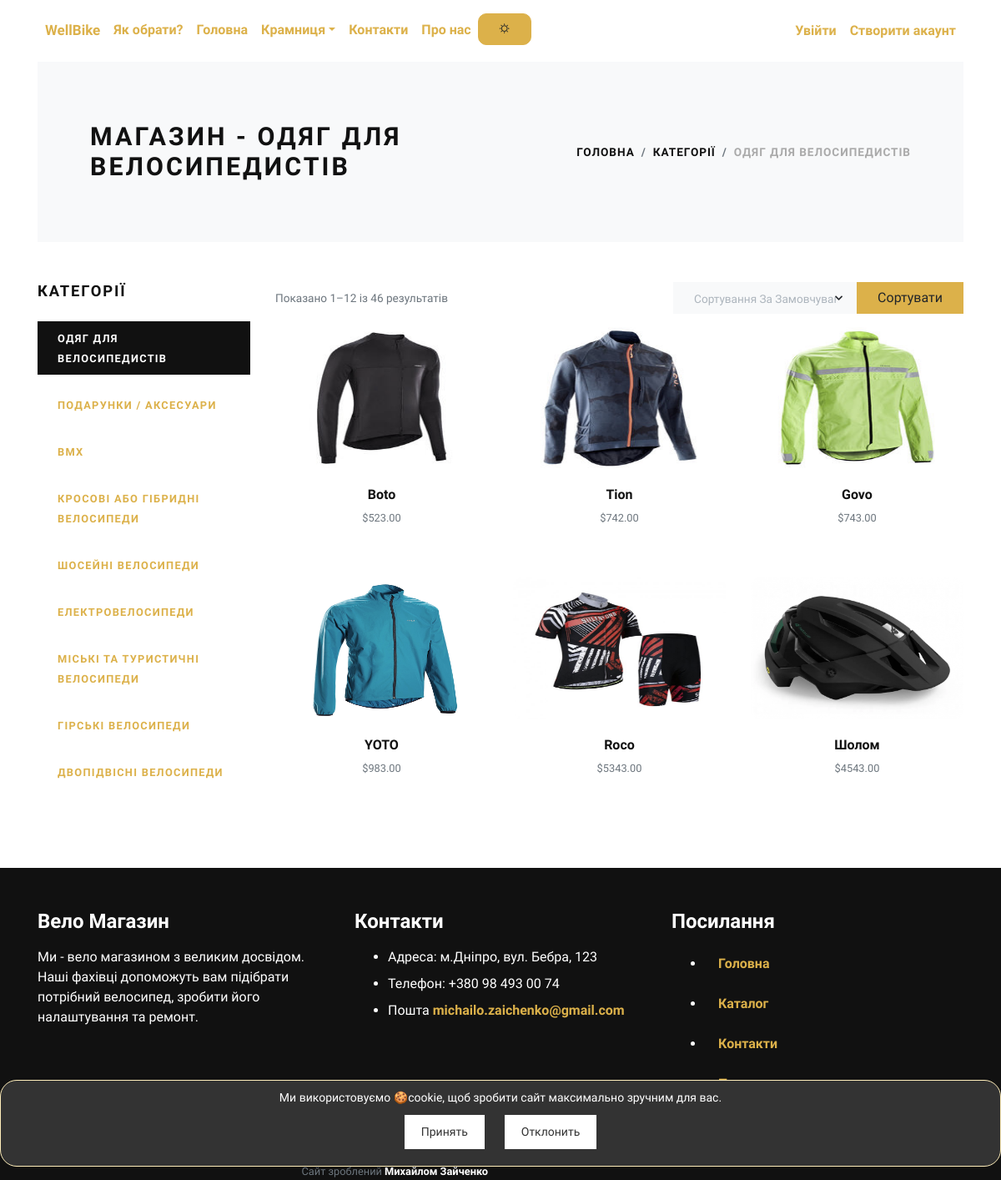
The app's page /velosipedna-odezha/ with its own data.
### store/models.py (models this page shows, shortened)
class Category(models.Model):
    title = models.CharField(max_length=50, verbose_name="Category Title")
    slug = models.SlugField(max_length=55, verbose_name="Category Slug")
    description = models.TextField(blank=True, verbose_name="Category Description")
    category_image = models.ImageField(upload_to='category', blank=True, null=True, verbose_name="Category Image")
    is_active = models.BooleanField(verbose_name="Is Active?")
    is_featured = models.BooleanField(verbose_name="Is Featured?")
    created_at = models.DateTimeField(auto_now_add=True, verbose_name="Created Date")
    updated_at = models.DateTimeField(auto_now=True, verbose_name="Updated Date")
    class Meta:
        verbose_name_plural = 'Categories'
        ordering = ('-created_at', )

class Product(models.Model):
    title = models.CharField(max_length=150, verbose_name="Product Title")
    slug = models.SlugField(max_length=160, verbose_name="Product Slug")
    sku = models.CharField(max_length=255, unique=True, verbose_name="Unique Product ID (SKU)")
    short_description = models.TextField(verbose_name="Short Description")
    detail_description = models.TextField(blank=True, null=True, verbose_name="Detail Description")
    product_image = models.ImageField(upload_to='product', blank=True, null=True, verbose_name="Product Image")
    price = models.DecimalField(max_digits=8, decimal_places=2)
    category = models.ForeignKey(Category, verbose_name="Product Categoy", on_delete=models.CASCADE)
    is_active = models.BooleanField(verbose_name="Is Active?")
    is_featured = models.BooleanField(verbose_name="Is Featured?")
    created_at = models.DateTimeField(auto_now_add=True, verbose_name="Created Date")
    updated_at = models.DateTimeField(auto_now=True, verbose_name="Updated Date")
    class Meta:
        verbose_name_plural = 'Products'
        ordering = ('-created_at', )

### store/views.py (the view)
# urls.py: path('<slug:slug>/', views.category_products, name="category-products"),
def category_products(request, slug):
    category = get_object_or_404(Category, slug=slug)
    products = Product.objects.filter(is_active=True, category=category)
    if request.method == 'POST':
        sort_order = request.POST.get('sort_order')
        if sort_order == 'price_low_to_high':
            products = products.order_by('price')
        elif sort_order == 'price_high_to_low':
            products = products.order_by('-price')
        elif sort_order == 'defalt':
            products = products.order_by('id')
    else:
        products = products.order_by('id')
    categories = Category.objects.filter(is_active=True)
    count_of_products = Product.objects.all().count()
    your_account = request.user
    context = {
        'category': category,
        'products': products,
        'categories': categories,
        'count_of_products': count_of_products,
        'your_account': your_account,
    }
    return render(request, 'store/category_products.html', context)

### store/context_preprocessors.py (called while the page is built)
def store_menu(request):
    categories = Category.objects.filter(is_active=True)
    context = {
        'categories_menu': categories,
    }
    return context

def cart_menu(request):
    if request.user.is_authenticated:
        cart_items= Cart.objects.filter(user=request.user)
        context = {
            'cart_items': cart_items,
        }
    else:
        context = {}
    return context

### store/templates/store/category_products.html (shortened to what this page needs)
{% extends 'base.html' %}
{% load static %}
{% block head %}
    <link href="{% static 'css/sorting.css' %}" rel="stylesheet" type="text/css">
{% endblock %}
{% block content %}
    <div class="container">
        <section class="py-5 bg-light">
            <div class="container">
                <div class="row px-4 px-lg-5 py-lg-4 align-items-center">
                    <div class="col-lg-6">
                        <h1 class="h2 text-uppercase mb-0 text-dark">Магазин - {{ category.title }}</h1>
                    </div>
                    <div class="col-lg-6 text-lg-right">
                        <nav aria-label="breadcrumb">
                            <ol class="breadcrumb justify-content-lg-end mb-0 px-0">
                                <li class="breadcrumb-item"><a href="{% url 'store:home' %}">Головна</a></li>
                                <li class="breadcrumb-item"><a href="{% url 'store:all-categories' %}">Категорії</a>
                                </li>
                                <li class="breadcrumb-item active" aria-current="page">{{ category.title }}</li>
                            </ol>
                        </nav>
                    </div>
                </div>
            </div>
        </section>
        <section class="py-5">
            <div class="container p-0">
                <div class="row">
                    <div class="col-lg-3 order-2 order-lg-1">
                        <h5 class="text-uppercase mb-4">Категорії</h5>
                            {% if categories %}
                                {% for cat in categories %}
                                    <a href="{% url 'store:category-products' cat.slug %}">
                                        <div class="py-2 px-4 {% if category == cat %}bg-dark text-white {% endif %} mb-3">
                                            <strong class="small text-uppercase font-weight-bold">{{ cat.title }}</strong>
                                        </div>
                                    </a>
                                {% endfor %}
                            {% endif %}
                    </div>
                    <div class="col-lg-9 order-1 order-lg-2 mb-5 mb-lg-0">
                        <div class="row mb-3 align-items-center">
                            <div class="col-lg-6 mb-2 mb-lg-0">
                                <p class="text-small text-muted mb-0">Показано 1–12 із {{ count_of_products }}
                                    результатів</p>
                            </div>
                            <div class="col-lg-6">
                                <ul class="list-inline d-flex align-items-center justify-content-lg-end mb-0">
                                    <li class="list-inline-item">
                                        <form method="post" class="d-flex align-items-center">
                                            <button type="submit" class="btn btn-primary">Сортувати</button>
                                        </form>
                                    </li>
                                </ul>
                            </div>
                        </div>
                        <div class="row">
                            {% if products %}
                                {% for product in products %}
                                    <div class="col-lg-4 col-sm-6" style="height: 300px">
                                        <div class="product text-center">
                                            <div class="mb-3 position-relative">
                                                <a class="d-block" style="min-height: 150px; margin-bottom: 5px;" href=
                                                        "{% url 'store:product-detail' product.slug %}">
                                                    {% if product.product_image %}
                                                        <img class="img-fluid w-100"
                                                             style="min-height: 130px; max-height: 170px; margin-bottom: 5px;"
                                                             src="{{ product.product_image.url }}"
                                                             alt="{{ product.title }}">
                                                    {% else %}
                                                        <img class="img-fluid w-100"
                                                             style="min-height: 130px; max-height: 170px; margin-bottom: 5px;"
                                                             src="{% static 'img/not_img.png' %}"
                                                             alt="{{ product.title }}">
                                                    {% endif %}
                                                </a>
                                            </div>
                                            <h6><a class="reset-anchor"
                                                   href="{% url 'store:product-detail' product.slug %}">{{ product.title }}</a>
                                            </h6>
                                            <p class="small text-muted">${{ product.price }}</p>
                                        </div>
                                    </div>
                                {% endfor %}
                            {% endif %}
                        </div>
                    </div>
                </div>
            </div>
        </section>
    </div>
{% endblock content %}

### static/css/style.gold.css (style rules this page uses)
.text-small { font-size: 0.85rem !important; }
strong { font-weight: 700; }
.product img { -webkit-filter: grayscale(40%); filter: grayscale(40%); transition: all 0.3s; }
.text-uppercase { text-transform: uppercase; letter-spacing: 0.1em; }
.reset-anchor { color: inherit; transition: all 0.3s; }
.btn { font-weight: 400; border: 1px solid transparent; font-family: inherit; padding: 0.375rem 1.5rem; font-size: 1rem; line-height: 1.5; border-radius: 0; transition: color 0.15s ease-in-out, background-color 0.15s ease-in-out, border-color 0.15s ease-in-out, box-shadow 0.15s ease-in-out; }
.btn-primary { color: #212529; background-color: #dcb14a; border-color: #dcb14a; }
body { font-family: "Libre Franklin", sans-serif; font-size: 1rem; font-weight: 400; line-height: 1.5; color: #111111; background-color: #fff; }
a { color: #dcb14a; text-decoration: none; }
h1, h2, h3, h4, h5, h6, .h1, .h2, .h3, .h4, .h5, .h6 { margin-bottom: 0.5rem; font-family: inherit; font-weight: 900; line-height: 1.2; color: inherit; }
h1, .h1 { font-size: 2.2rem; }
h2, .h2 { font-size: 1.9rem; }
h5, .h5 { font-size: 1.15rem; }
h6, .h6 { font-size: 1rem; }
small, .small { font-size: 80%; font-weight: 400; }
.bg-light { background-color: #f8f9fa !important; }
.bg-dark { background-color: #111111 !important; }
.text-dark { color: #111111 !important; }
img { border-radius: 10px; }
.breadcrumb-item { font-size: 0.85rem; text-transform: uppercase; letter-spacing: 0.07em; font-weight: 900; color: #111111; }
.breadcrumb-item a { color: inherit; transition: all 0.3s; }
.breadcrumb-item.active { color: #aaa; }

### static/css/sorting.css (style rules this page uses)
form { display: flex; flex-wrap: wrap; align-items: center; justify-content: space-between; }
button { margin-left: 10px; }

### static/css/header.css (style rules this page uses)
a { font-weight: bolder; }

### records on screen
Category: title "ОДЯГ ДЛЯ ВЕЛОСИПЕДИСТІВ"
Category: title "ПОДАРУНКИ / AКСЕСУАРИ"
Category: title "BMX"
Category: title "КРОСОВІ АБО ГІБРИДНІ ВЕЛОСИПЕДИ"
Category: title "ШОСЕЙНІ ВЕЛОСИПЕДИ"
Category: title "ЕЛЕКТРОВЕЛОСИПЕДИ"
Category: title "МІСЬКІ ТА ТУРИСТИЧНІ ВЕЛОСИПЕДИ"
Category: title "ГІРСЬКІ ВЕЛОСИПЕДИ"
Category: title "ДВОПІДВІСНІ ВЕЛОСИПЕДИ"
Product: product_image (picture), title "Boto", price "523.00"
Product: product_image (picture), title "Tion", price "742.00"
Product: product_image (picture), title "Govo", price "743.00"
Product: product_image (picture), title "YOTO", price "983.00"
Product: product_image (picture), title "Roco", price "5343.00"
Product: product_image (picture), title "Шолом", price "4543.00"

### other values on screen
{{ count_of_products }} "46"
